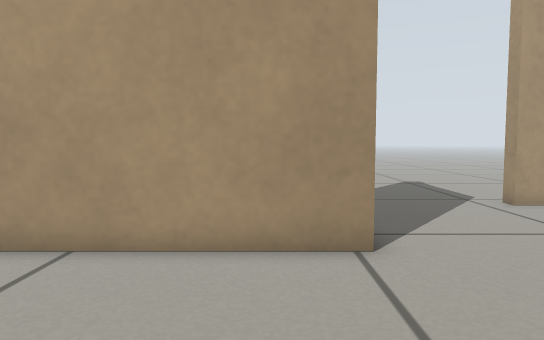
view 1 (above)

12 first-person views from a walk through a robot-simulator world made for Gazebo. The camera is 0.38 m above the floor, tilts 4° down and sees 70° across. The floor is counted in squares, 0.2 m on a side. Each view is taken from the middle of a square. On the plan, view 1 faces up. The plan holds only what a view shows up to about 19 squares ahead; the rest is blank.

view 2
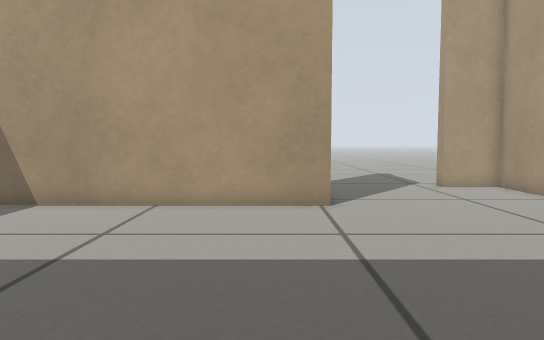

view 3
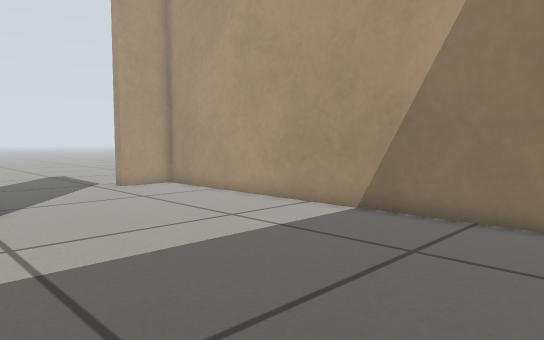

view 4
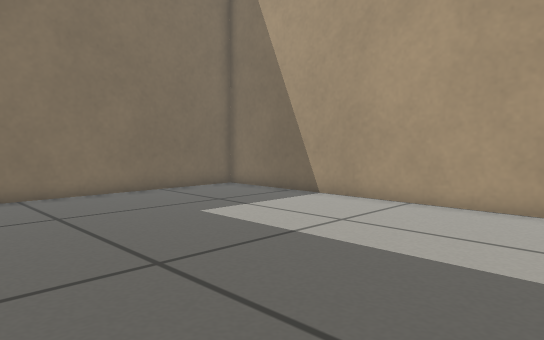

view 5
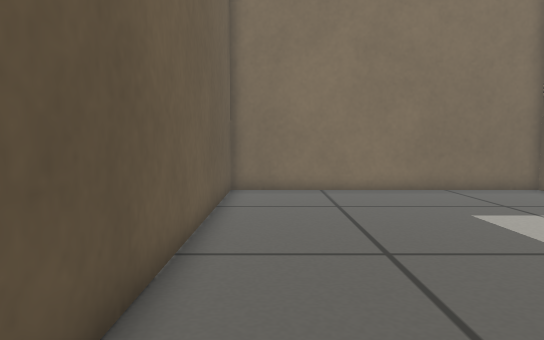

view 6
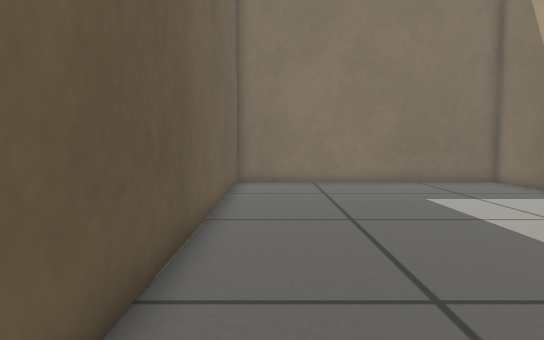

view 7
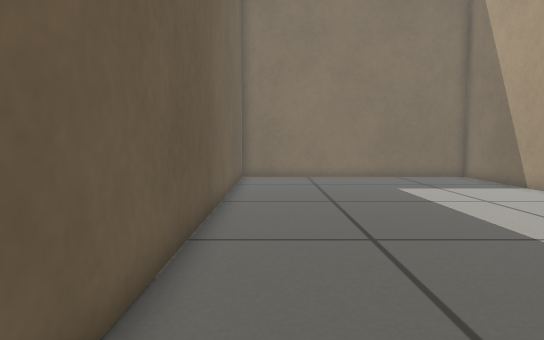

view 8
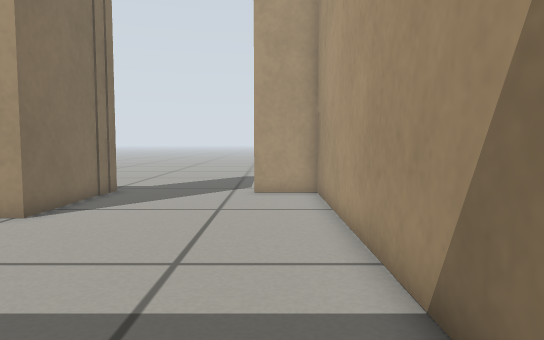

view 9
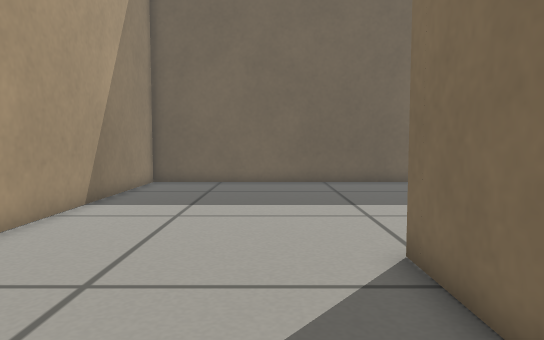

view 10
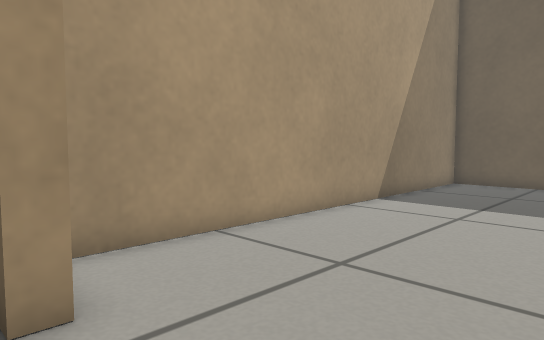

view 11
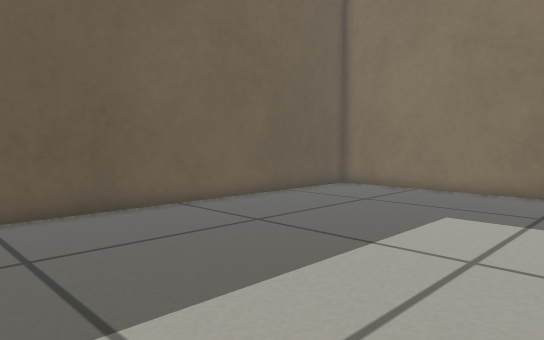

view 12
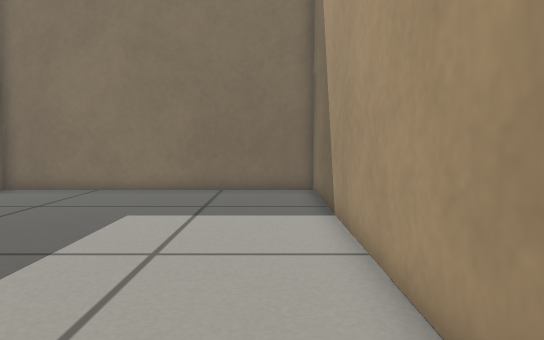

### Floor plan
Points are (right, up) in squares from view 1. A wall is a line through its corners. A room is listed if a view was taken in it or the views show most of it. See-through windows are left out.
Room 1 (views 1, 2, 3, 4, 5, 6, 7, 8, 11, 12)
walls: (1.8, 11.6) (1.8, 6.7) (-12.4, 6.7) (-12.4, -5.6) (9.7, -5.6) (9.7, 11.6) (7.3, 11.6)
ways out: opening at (5, 12) to room 2
Room 2 (views 9, 10)
walls: (7.3, 11.6) (7.3, 12.3); (1.9, 12.2) (1.9, 11.5)
ways out: opening at (5, 12) to room 1; opening at (1.5, 13)

Where each view was taken, in squares from view 1:
view 1: 0 up, 0 right, facing up
view 2: 5 down, 0 right, facing up
view 3: 5 down, 0 right, facing up-right
view 4: 5 down, 2 right, facing up-left
view 5: 4 down, 3 right, facing left
view 6: 4 down, 6 right, facing left
view 7: 4 down, 9 right, facing left
view 8: 3 down, 8 right, facing up
view 9: 13 up, 4 right, facing down
view 10: 13 up, 3 right, facing down-right
view 11: 5 up, 3 right, facing down-left
view 12: 5 up, 3 right, facing left
